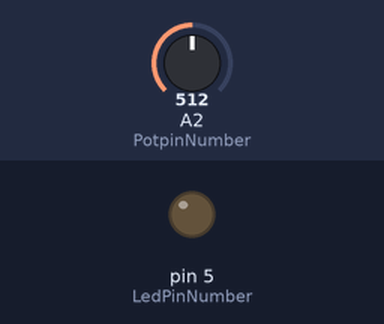
The sketch below on a simulated Arduino Uno, built with avr-gcc and run on an emulated ATmega328P. On the bench: output pins drawn as LEDs (lit = HIGH). The inputs (shaded band) are chosen by the test bench; at power-on: A2 (PotpinNumber) = 512. At 2.0 s the program stops and its outputs stay as they are.

Above: at 1.8 s.
1.9 s: A2 (PotpinNumber) set to 1010
At 2.9 s:
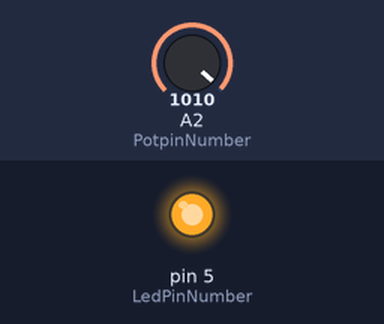
Timing chart, 0 to 3.5 s (numbered marks = the images above; inputs shaded):
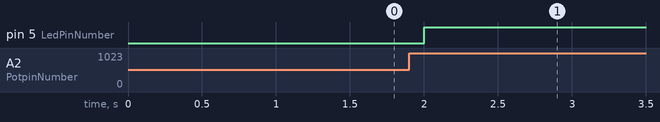

Measured:
- after the input at 1.9 s, pin 5 (LedPinNumber): LOW → HIGH after 0.10 s

The sketch:

whileLoop.ino
```cpp
int PotpinNumber=A2;
int LedPinNumber=5;
int val=0;
int delayTime=1000;

void setup(){
    pinMode(PotpinNumber,INPUT);
    pinMode(LedPinNumber,OUTPUT);

}

void loop(){
    val=analogRead(A2);
    while(val>1000){
        digitalWrite(LedPinNumber,HIGH);

    }
    delay(delayTime);
}
```
